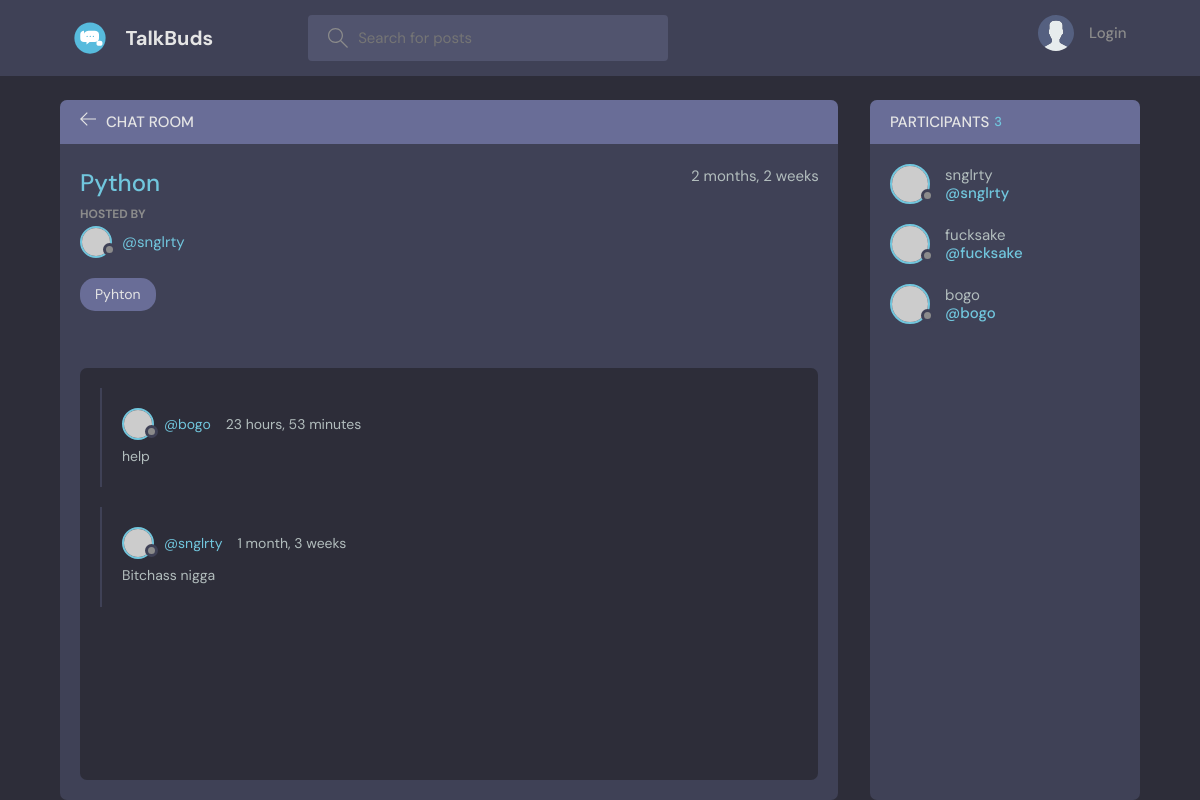
The page /room/1/ on the database its author committed.
### base/models.py (models this page shows, shortened)
class Room(models.Model):
    host = models.ForeignKey(User, on_delete= models.SET_NULL, null= True)
    topic = models.ForeignKey(Topic, on_delete= models.SET_NULL, null= True)
    name = models.CharField(max_length=200)
    description = models.TextField(null=True, blank=True)
    participants = models.ManyToManyField(User,related_name='particpants',blank='True')
    updated = models.DateTimeField(auto_now= True)
    created = models.DateTimeField(auto_now_add= True)
    class Meta:
        ordering = ['-updated','-created']

class Topic(models.Model):
    name = models.CharField(max_length=200)
    def __str__(self):
        return self.name

class message(models.Model):
    user = models.ForeignKey(User,on_delete=models.CASCADE)
    room = models.ForeignKey(Room, on_delete=models.CASCADE)
    body = models.TextField()
    updated = models.DateTimeField(auto_now= True)
    created = models.DateTimeField(auto_now_add= True)
    class Meta:
        ordering = ['-updated','-created']

### base/views.py (the view, shortened to what this page needs)
# urls.py: path('room/<str:pk>/',room,name="room"),
def room(request,pk):
    room = Room.objects.get(id=pk)
    chats = room.message_set.all().order_by('-created')
    participants = room.participants.all()
    context = {'room' : room , 'chats' : chats, 'participants' : participants,}
    return render(request,'base/room.html',context)

### base/templates/base/room.html (shortened to what this page needs)
{%extends 'main.html'%}
{%block content%}
    <main class="profile-page layout layout--2">
    <div class="container">
        <div class="room">
          <div class="room__top">
            <div class="room__topLeft">
              <a href="{% url 'home'%}">
                <svg version="1.1" xmlns="http://www.w3.org/2000/svg" width="32" height="32" viewBox="0 0 32 32">
                  <title>arrow-left</title>
                  <path
                    d="M13.723 2.286l-13.723 13.714 13.719 13.714 1.616-1.611-10.96-10.96h27.625v-2.286h-27.625l10.965-10.965-1.616-1.607z"
                  ></path>
                </svg>
              </a>
              <h3>Chat Room</h3>
            </div>
        </div>
        <div class="room__box scroll">
            <div class="room__header scroll">
              <div class="room__info">
                <h3>{{room.name}}</h3>
                <span>{{room.created|timesince}}</span>
              </div>
              <div class="room__hosted">
                <p>Hosted By</p>
                <a href="{% url 'profile' room.host.id %}" class="room__author">
                  <div class="avatar avatar--small">
                    <img src="https://randomuser.me/api/portraits/men/37.jpg" />
                  </div>
                  <span>@{{room.host.username}}</span>
                </a>
              </div>
              <span class="room__topics">{{room.topic}}</span>
            </div>
            <div class="room__conversation">
              <div class="threads scroll">
                {% for chat in chats %}
                <div class="thread">
                  <div class="thread__top">
                    <div class="thread__author">
                      <a href="{% url 'profile' chat.user.id %}" class="thread__authorInfo">
                        <div class="avatar avatar--small">
                          <img src="https://randomuser.me/api/portraits/men/37.jpg" />
                        </div>
                        <span>@{{chat.user.username}}</span>
                      </a>
                      <span class="thread__date">{{chat.created|timesince}}</span>
                    </div>
                  </div>
                  <div class="thread__details">
                    {{chat.body}}
                  </div>
                </div>
                {% endfor %}
              </div>
            </div>
          </div>
        </div>
        <div class="participants">
          <h3 class="participants__top">Participants <span>{{participants.all.count}}</span></h3>
          <div class="participants__list scroll">
            {%for user in participants %}
            <a href="{% url 'profile' user.id %}" class="participant">
              <div class="avatar avatar--medium">
                <img src="https://randomuser.me/api/portraits/men/37.jpg" />
              </div>
              <p>
                {{user.username}}
                <span>@{{user.username}}</span>
              </p>
            </a>
            {% endfor %}
          </div>
        </div>
      </div>
      {%endblock%}

### rows shown on the page
Room: name "Python", created "2 months, 2 weeks", host.username "snglrty", topic "Pyhton"
message: user.username "bogo", created "23 hours, 53 minutes", body "help"
message: user.username "snglrty", created "1 month, 3 weeks", body "Bitchass nigga"

### other values the page prints
{{ participants.all.count }} "3"
{{ user.username }} "snglrty"
{{ user.username }} "fucksake"
{{ user.username }} "bogo"
